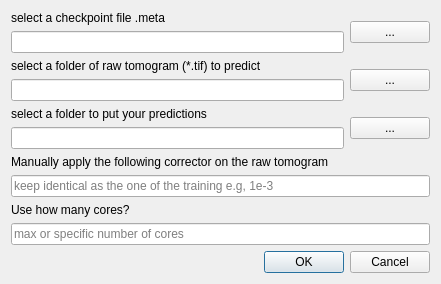
<?xml version="1.0" encoding="UTF-8"?>
<ui version="4.0">
 <class>Dialog</class>
 <widget class="QDialog" name="Dialog">
  <property name="geometry">
   <rect>
    <x>0</x>
    <y>0</y>
    <width>441</width>
    <height>275</height>
   </rect>
  </property>
  <property name="windowTitle">
   <string>Dialog</string>
  </property>
  <layout class="QGridLayout" name="gridLayout_2">
   <item row="0" column="0">
    <layout class="QVBoxLayout" name="verticalLayout_4">
     <item>
      <layout class="QGridLayout" name="gridLayout">
       <item row="2" column="0">
        <layout class="QHBoxLayout" name="horizontalLayout_3">
         <item>
          <layout class="QVBoxLayout" name="verticalLayout_3">
           <item>
            <widget class="QLabel" name="predLabel">
             <property name="text">
              <string>select a folder to put your predictions</string>
             </property>
            </widget>
           </item>
           <item>
            <widget class="QLineEdit" name="predLine"/>
           </item>
          </layout>
         </item>
         <item>
          <widget class="QPushButton" name="predButton">
           <property name="text">
            <string>...</string>
           </property>
          </widget>
         </item>
        </layout>
       </item>
       <item row="5" column="0">
        <widget class="QLabel" name="coreLabel">
         <property name="text">
          <string>Use how many cores?</string>
         </property>
        </widget>
       </item>
       <item row="4" column="0">
        <widget class="QLineEdit" name="corrector">
         <property name="placeholderText">
          <string>keep identical as the one of the training e.g, 1e-3</string>
         </property>
        </widget>
       </item>
       <item row="1" column="0">
        <layout class="QHBoxLayout" name="horizontalLayout_2">
         <item>
          <layout class="QVBoxLayout" name="verticalLayout_2">
           <item>
            <widget class="QLabel" name="rawLabel">
             <property name="text">
              <string>select a folder of raw tomogram (*.tif) to predict</string>
             </property>
            </widget>
           </item>
           <item>
            <widget class="QLineEdit" name="rawLine"/>
           </item>
          </layout>
         </item>
         <item>
          <widget class="QPushButton" name="rawButton">
           <property name="text">
            <string>...</string>
           </property>
          </widget>
         </item>
        </layout>
       </item>
       <item row="3" column="0">
        <widget class="QLabel" name="label">
         <property name="text">
          <string>Manually apply the following corrector on the raw tomogram</string>
         </property>
        </widget>
       </item>
       <item row="0" column="0">
        <layout class="QHBoxLayout" name="horizontalLayout">
         <item>
          <layout class="QVBoxLayout" name="verticalLayout">
           <item>
            <widget class="QLabel" name="metaLabel">
             <property name="text">
              <string>select a checkpoint file .meta</string>
             </property>
            </widget>
           </item>
           <item>
            <widget class="QLineEdit" name="metaLine"/>
           </item>
          </layout>
         </item>
         <item>
          <widget class="QPushButton" name="metaButton">
           <property name="text">
            <string>...</string>
           </property>
          </widget>
         </item>
        </layout>
       </item>
       <item row="6" column="0">
        <widget class="QLineEdit" name="coresLine">
         <property name="placeholderText">
          <string>max or specific number of cores </string>
         </property>
        </widget>
       </item>
      </layout>
     </item>
     <item>
      <widget class="QDialogButtonBox" name="buttonBox">
       <property name="orientation">
        <enum>Qt::Horizontal</enum>
       </property>
       <property name="standardButtons">
        <set>QDialogButtonBox::Cancel|QDialogButtonBox::Ok</set>
       </property>
      </widget>
     </item>
    </layout>
   </item>
  </layout>
 </widget>
 <resources/>
 <connections>
  <connection>
   <sender>buttonBox</sender>
   <signal>accepted()</signal>
   <receiver>Dialog</receiver>
   <slot>accept()</slot>
   <hints>
    <hint type="sourcelabel">
     <x>248</x>
     <y>254</y>
    </hint>
    <hint type="destinationlabel">
     <x>157</x>
     <y>274</y>
    </hint>
   </hints>
  </connection>
  <connection>
   <sender>buttonBox</sender>
   <signal>rejected()</signal>
   <receiver>Dialog</receiver>
   <slot>reject()</slot>
   <hints>
    <hint type="sourcelabel">
     <x>316</x>
     <y>260</y>
    </hint>
    <hint type="destinationlabel">
     <x>286</x>
     <y>274</y>
    </hint>
   </hints>
  </connection>
 </connections>
</ui>
